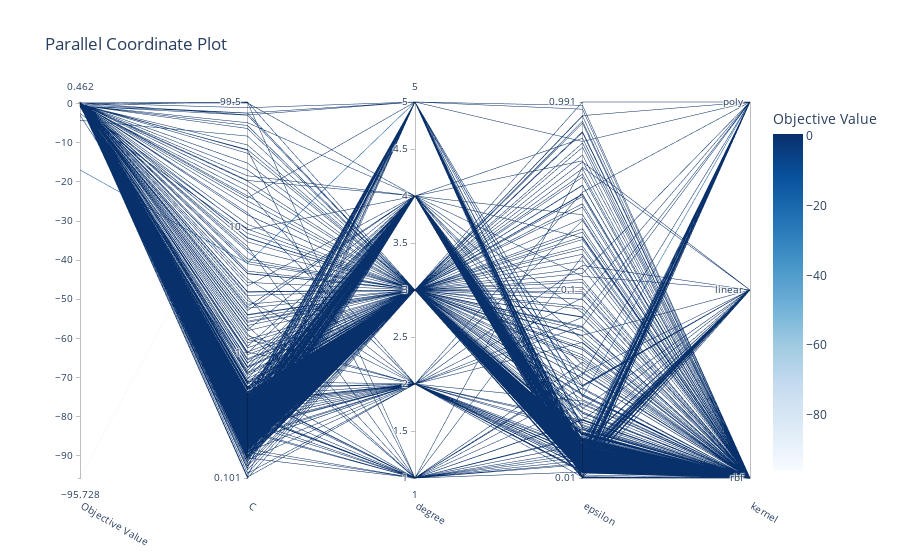

Notebook code cell kept with this figure:
### Code cell
optuna.visualization.plot_parallel_coordinate(study)

### Figure 1 — Plotly figure (JSON) as saved in the notebook; plotly's stock layout.template omitted (floating-point values rounded to 4 significant figures; data arrays with more than 128 entries replaced by an {"elided": "..."} marker saying what was removed)
{"data": [{"dimensions": [{"label": "Objective Value", "range": [-95.73, 0.4624], "values": {"elided": "1000 float values"}}, {"label": "C", "range": [-0.9977, 1.998], "ticktext": ["0.101", "1", "10", "99.5"], "tickvals": [-0.9977, 0, 1, 1.998], "values": {"elided": "1000 float values"}}, {"label": "degree", "range": [1, 5], "values": {"elided": "1000 int values"}}, {"label": "epsilon", "range": [-2.0, -0.003862], "ticktext": ["0.01", "0.1", "0.991"], "tickvals": [-2.0, -1, -0.003862], "values": {"elided": "1000 float values"}}, {"label": "kernel", "range": [0, 2], "ticktext": ["rbf", "linear", "poly"], "tickvals": [0, 1, 2], "values": {"elided": "1000 int values"}}], "labelangle": 30, "labelside": "bottom", "line": {"color": {"elided": "1000 float values"}, "colorbar": {"title": {"text": "Objective Value"}}, "colorscale": [[0, "rgb(247,251,255)"], [0.125, "rgb(222,235,247)"], [0.25, "rgb(198,219,239)"], [0.375, "rgb(158,202,225)"], [0.5, "rgb(107,174,214)"], [0.625, "rgb(66,146,198)"], [0.75, "rgb(33,113,181)"], [0.875, "rgb(8,81,156)"], [1, "rgb(8,48,107)"]], "reversescale": false, "showscale": true}, "type": "parcoords"}], "layout": {"title": {"text": "Parallel Coordinate Plot"}}}
